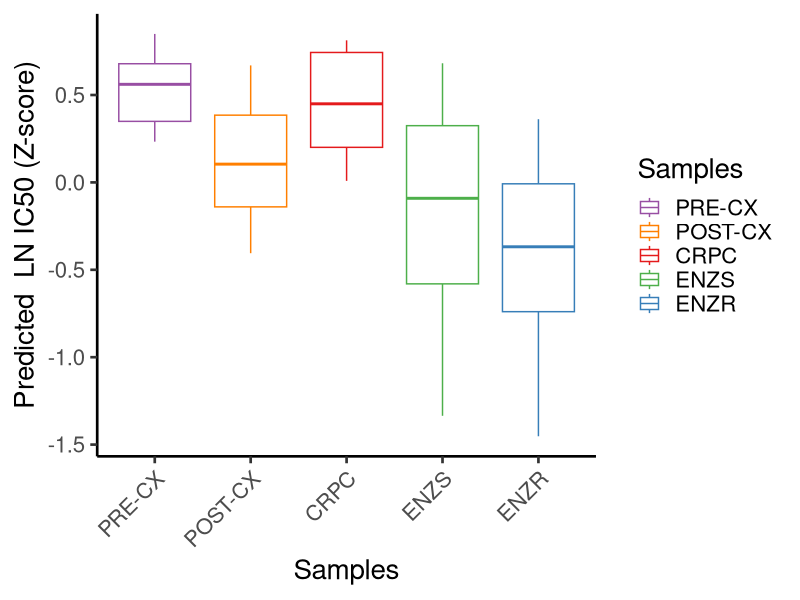

Reproduce this figure in R.
##loading libraries
library(ggplot2)

##loading predictions
predictions = read.csv("ATTX_predictions.csv",sep=",",header = T,stringsAsFactors = F,row.names = 1,check.names = F)

##loading metadata
metadata = read.csv("Metadata.csv",sep=",",header = T,stringsAsFactors = F)
colnames(metadata)[1] = "variable"

##Converting LN IC50 to z-scores
sdmean = read.csv("Drugs_means_sd.csv",sep=",",header = T,stringsAsFactors = F,row.names = 1)
pred = merge(sdmean,predictions,by=0)
 Predictions = (pred[,5:ncol(pred)] - pred[,3])/pred[,4]
rownames(Predictions) = pred[,1]
 
pos = which(rownames(Predictions) %in% "Sapitinib")
Predictions = Predictions[pos,]
pred = reshape2::melt(Predictions)

##Preparing data
df = merge(pred,metadata,by="variable")
df$Samples <- factor(df$Samples, levels = c("PRE-CX", "POST-CX","CRPC","ENZS" ,"ENZR"))
ggplot(df, aes(x=Samples, y=value,col=Samples)) + 
  geom_boxplot(outlier.shape = NA)+scale_color_manual( values=c(CRPC="#E41A1C",ENZR="#377EB8",ENZS="#4DAF4A","PRE-CX"="#984EA3","POST-CX"="#FF7F00"))+theme_classic(base_size = 20)+theme(axis.text.x = element_text(angle = 45, hjust=1))+ylab("Predicted  LN IC50 (Z-score)")
